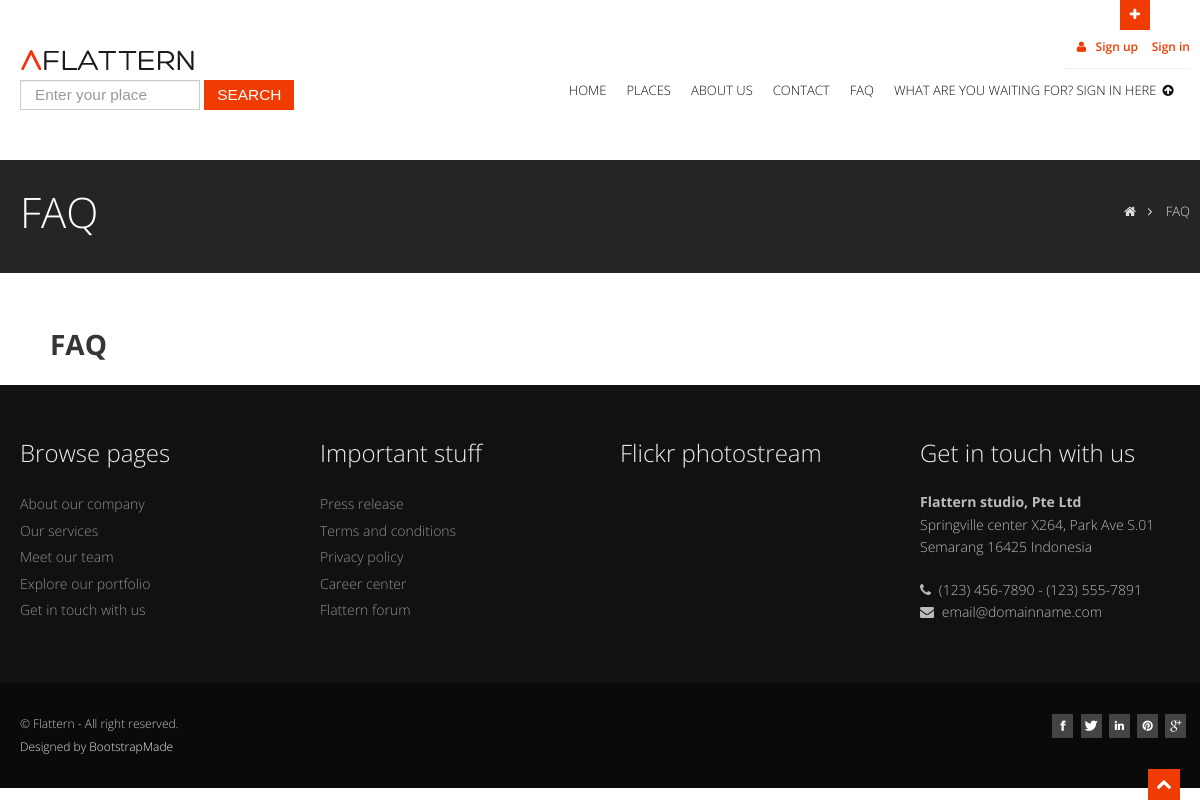
Before: /faq with the older database file.
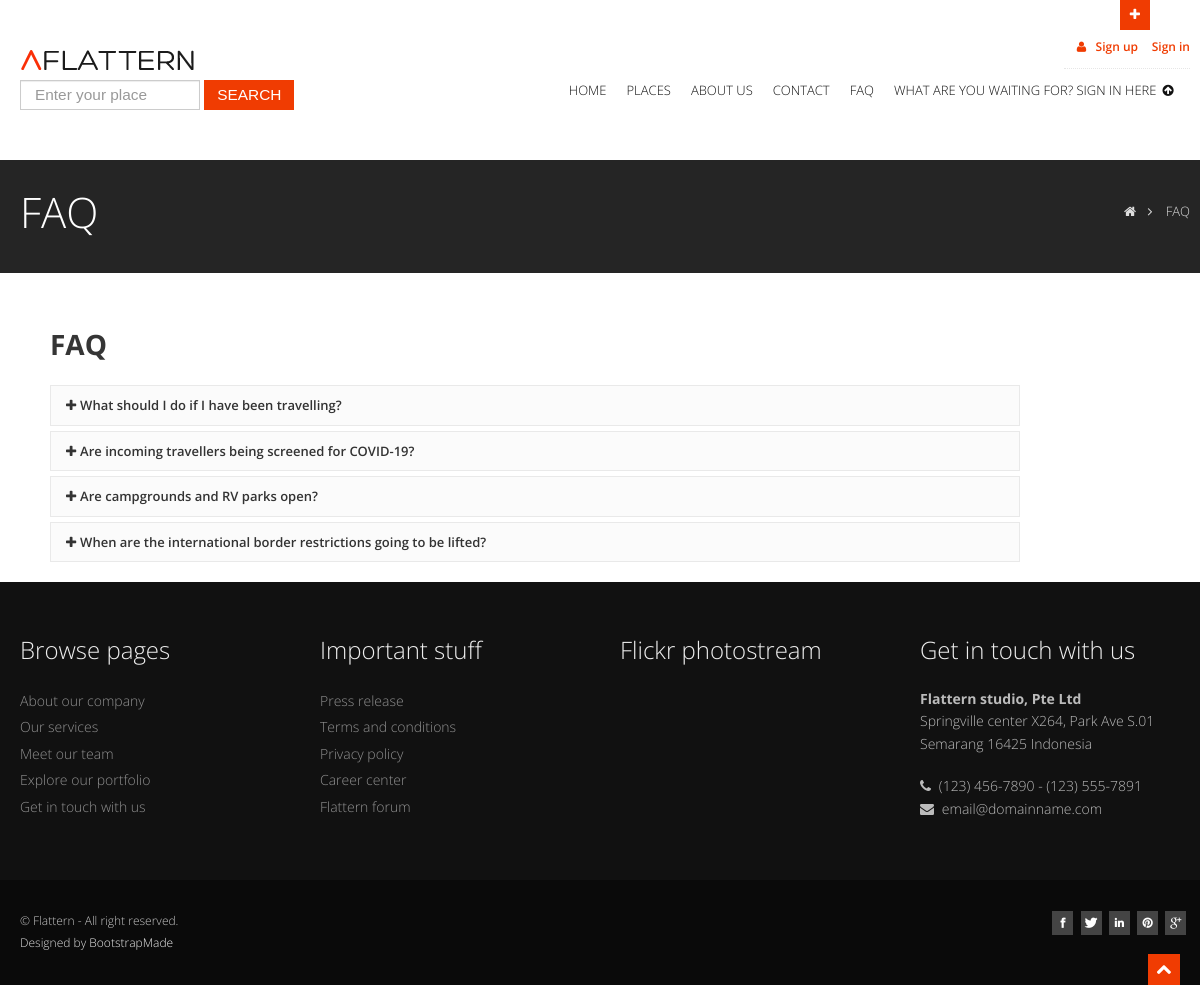
After: the same page with the newer database file.
### home/models.py (models this page shows, shortened)
class Faq(models.Model):
	STATUS=(
		('True','Active'),
		('False', 'Inactive'),
	)
	orderNo=models.IntegerField()
	question=models.CharField(max_length=255)
	answer=models.TextField()
	status=models.CharField(max_length=10, choices=STATUS)
	created_at=models.DateTimeField(auto_now_add=True)
	updated_at=models.DateTimeField(auto_now=True)

### home/views.py (the view)
# urls.py: path('faq',views.faq, name="faq"),
def faq(request):
	categories=Category.objects.all()
	faqs=Faq.objects.all().order_by('orderNo')
	content={'categories':categories, 'faqs':faqs}
	return render(request, 'faq.html',content)

### home/templates/faq.html (shortened to what this page needs)
{% extends 'homebase.html' %}
{% block inner_headline %}
	<section id="inner-headline">
      <div class="container">
        <div class="row">
          <div class="span4">
            <div class="inner-heading">
              <h2>FAQ</h2>
            </div>
          </div>
          <div class="span8">
            <ul class="breadcrumb">
              <li><a href="/"><i class="icon-home"></i></a><i class="icon-angle-right"></i></li>
              <li class="active">FAQ</li>
            </ul>
          </div>
        </div>
      </div>
    </section>
{% endblock %}
{% block main_content %}
		<div class="span10">
                <h4><strong>FAQ</strong></h4>
                {% for faq in faqs %}
                <div class="accordion" id="accordion2">
                  <div class="accordion-group">
                    <div class="accordion-heading">
                      <a class="accordion-toggle" data-toggle="collapse" data-parent="#accordion2" href="#{{ faq.orderNo }}">
									<i class="icon-plus"></i>{{ faq.question }}</a>
                    </div>
                  </div>
                  {% endfor %}
                </div>
{% endblock %}

Changed rows visible on the page:
added Faq: question "What should I do if I have been travelling?"
added Faq: question "Are incoming travellers being screened for COVID-19?"
added Faq: question "Are campgrounds and RV parks open?"
added Faq: question "When are the international border restrictions going to be lifted?"
